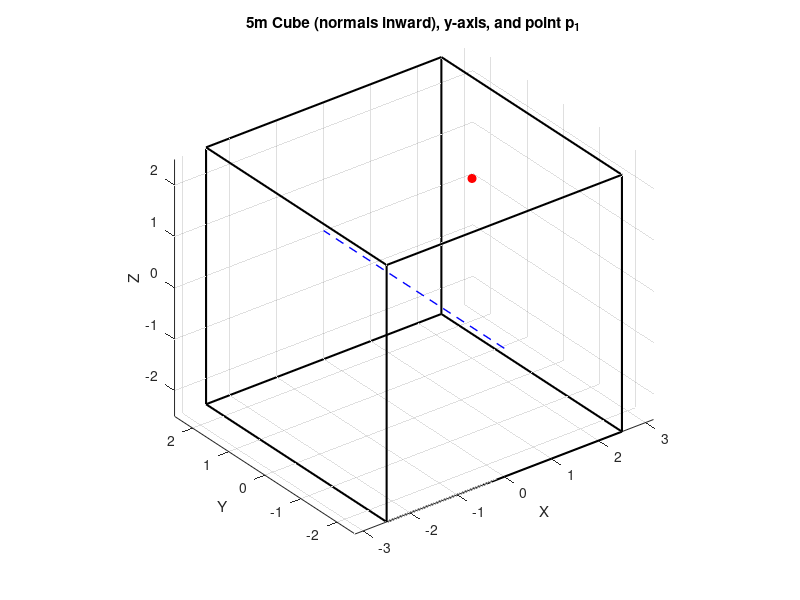

Source code (MATLAB):
% dual_quaternion_basics_part2_homework.m

clear; close all; clc;
try, include_namespace_dq; end
%% %% Helpers
mk_line = @(p0,d) struct('d', d/norm(d), 'm', cross(p0, d/norm(d))); 
dist_point_line = @(p,L) norm(cross(L.d, p) - L.m);                 
mk_plane = @(n,d) struct('n', n(:)./norm(n), 'd', d);                
signed_dist_plane = @(p,Pi) (Pi.n(:).' * p(:)) - Pi.d;  
%% %% 1) Plücker line for the y-axis using 4 different points on it
d_y = [0 1 0];                 % direction of y-axis (unit)
pA = [0 0 0]; pB = [0 1 0]; pC = [0 -2 0]; pD = [0 3.5 0];
L1 = mk_line(pA, d_y);
L2 = mk_line(pB, d_y);
L3 = mk_line(pC, d_y);
L4 = mk_line(pD, d_y);
%% %% 2) Point p1 and its distance to L1
p1 = [2 1 1];
d_p1_L1 = dist_point_line(p1, L1);
%% %% 3) yz-plane using the two possible normals (±x̂)
pi1 = mk_plane([ 1 0 0], 0);  
pi2 = mk_plane([-1 0 0], 0);
%% %% 4) Signed distances from p1 to pi1 and pi2
d_p1_pi1 = signed_dist_plane(p1, pi1);   
d_p1_pi2 = signed_dist_plane(p1, pi2);
%% %% 5) Build a 5×5×5 m cube centered at origin, normals pointing inward
a = 2.5;  % half-length
pixm = mk_plane([ 1 0 0], -a);   
pixp = mk_plane([-1 0 0], -a);   
piym = mk_plane([ 0 1 0], -a);   
piyp = mk_plane([ 0 -1 0], -a); 
pizm = mk_plane([ 0 0 1], -a);  
pizp = mk_plane([ 0 0 -1], -a);  
%% % Plot cube edges, the y-axis line, and point p1
C = a*[-1 -1 -1;  1 -1 -1;  1  1 -1; -1  1 -1; -1 -1  1;  1 -1  1;  1  1  1; -1  1  1];
E = [1 2;2 3;3 4;4 1; 5 6;6 7;7 8;8 5; 1 5;2 6;3 7;4 8];
figure; hold on; axis equal; grid on; view(3);
for k=1:size(E,1)
    plot3(C(E(k,:),1),C(E(k,:),2),C(E(k,:),3),'k-','LineWidth',1.5);
end
%% % y-axis
plot3([0 0],[ -a a ],[0 0],'b--','LineWidth',1);
% point p1
plot3(p1(1),p1(2),p1(3),'ro','MarkerFaceColor','r');
xlabel X; ylabel Y; zlabel Z; title('5m Cube (normals inward), y-axis, and point p_1');
%% %% 6) Which cube plane is closest to p1?  What is that distance?
names = {'\pi_{x-}','\pi_{x+}','\pi_{y-}','\pi_{y+}','\pi_{z-}','\pi_{z+}'};
planes = {pixm, pixp, piym, piyp, pizm, pizp};

signed_d = cellfun(@(Pi) signed_dist_plane(p1,Pi), planes);
abs_d = abs(signed_d);
[closest_dist, idx] = min(abs_d);
closest_plane_name = names{idx};
%% % Display results
disp('--- Results ---');
disp('L1, L2, L3, L4 (Plücker lines for y-axis):');  % show (d,m)
disp([L1.d L1.m; L2.d L2.m; L3.d L3.m; L4.d L4.m]); % rows: [d m]
fprintf('Distance from p1 to L1: %.6f m\n', d_p1_L1);
fprintf('Signed distance p1 to pi1 ( +x normal ): %.6f m\n', d_p1_pi1);
fprintf('Signed distance p1 to pi2 ( -x normal ): %.6f m\n', d_p1_pi2);
fprintf('Closest cube plane to p1: %s\n', closest_plane_name);
fprintf('Distance from p1 to closest plane: %.6f m\n', closest_dist);